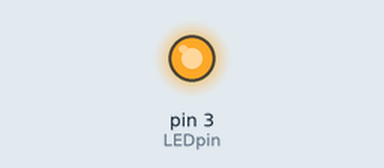
Bench run of a sketch on a simulated Arduino Uno, built with avr-gcc and run on an emulated ATmega328P. Parts: output pins drawn as LEDs (lit = HIGH).

Above: at 0.05 s.
At 1.5 s:
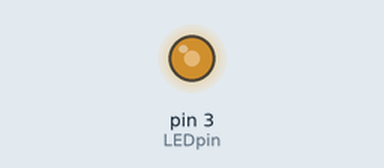
At 3.0 s:
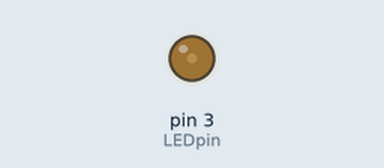
Timing chart, 0 to 6.9 s (numbered marks = the images above):
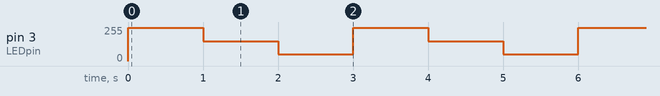

The sketch:

LEDdimmer.ino
```cpp
#define LEDpin 3

void setup() {
  pinMode(LEDpin, INPUT);
}

void loop() {
  analogWrite(LEDpin, 250);  // bright
  delay(1000);
  analogWrite(LEDpin, 150);  // dim
  delay(1000);
  analogWrite(LEDpin, 50);   // dimmer
  delay(1000);
}
```

Measured:
- by itself, pin 3 (LEDpin): repeats every 3.0 s: 150/255 1.0 s, 50/255 1.0 s, 250/255 1.0 s
